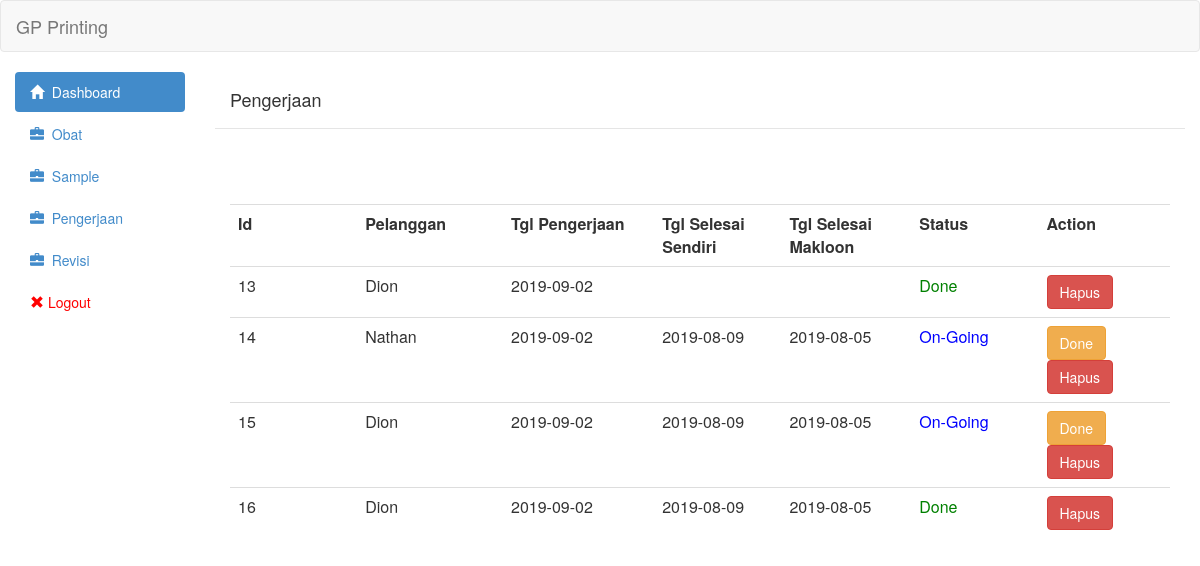
The page /view/pengerjaan.php (signed in) on the database as committed earlier.
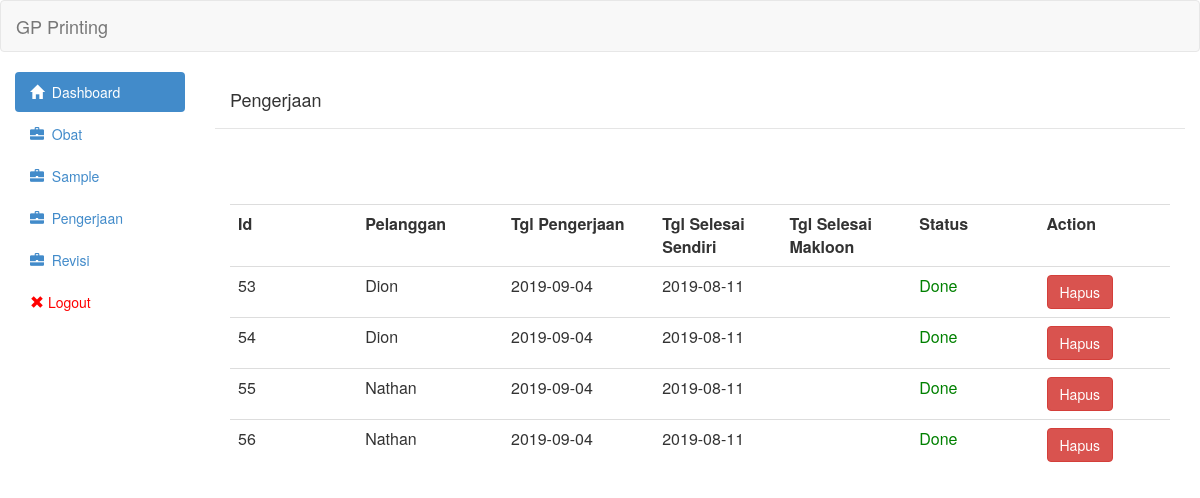
The same page on the database as committed later.
### tables this page shows
CREATE TABLE `pengerjaan` (
  `id` int(11) NOT NULL,
  `id_sample` int(11) NOT NULL,
  `tipe` int(11) NOT NULL,
  `tgl_mulai` date NOT NULL,
  `qty_sendiri` int(11) NOT NULL,
  `tgl_selesai_sendiri` date DEFAULT NULL,
  `qty_makloon` int(11) NOT NULL,
  `tgl_selesai_makloon` date DEFAULT NULL,
  `status` int(11) NOT NULL,
  `qty_awal` int(11) NOT NULL,
  `keterangan` text NOT NULL,
  `qty_akhir_makloon` int(11) NOT NULL,
  `qty_akhir_sendiri` int(11) NOT NULL
);

CREATE TABLE `pelanggan` (
  `id` int(11) NOT NULL,
  `nama` varchar(255) NOT NULL,
  `alamat` text NOT NULL,
  `no_telepon` varchar(255) NOT NULL
);

### controller/pengerjaan/pengerjaan_show.php (the view, shortened to what this page needs)
<?php
	include('../controller/config/linken.php');
	include('../controller/config/asset.php');
	$queryGetPengerjaan = "SELECT pengerjaan.id_sample,pengerjaan.id,pengerjaan.tipe,pengerjaan.tgl_mulai,pengerjaan.tgl_selesai_sendiri,pengerjaan.tgl_selesai_makloon,pelanggan.nama,pengerjaan.status FROM pengerjaan join sample on pengerjaan.id_sample = sample.id join pelanggan on sample.id_pelanggan = pelanggan.id ORDER BY pengerjaan.id ASC";
	$resultGetPengerjaan = mysqli_query($link,$queryGetPengerjaan) or die(mysqli_error($link));
	 echo "<table class='table table-hover'><tr>
                        <th class='col-md-1'>Id</th>
                        <th class='col-md-1'>Pelanggan</th>
                        <th class='col-md-1'>Tgl Pengerjaan</th>
						<th class='col-md-1'>Tgl Selesai Sendiri</th>
                        <th class='col-md-1'>Tgl Selesai Makloon</th>
                        <th class='col-md-1'>Status</th>
                        <th class='col-md-1'>Action</th>
						</tr>";
	while($row = mysqli_fetch_assoc($resultGetPengerjaan)){
    if($row['tgl_selesai_sendiri']=='0000-00-00'){
        $row['tgl_selesai_sendiri']=null;
    }
     if($row['tgl_selesai_makloon']=='0000-00-00'){
        $row['tgl_selesai_makloon']=null;
    }
	?>
                            <tr onclick='AjaxGetDetailPengerjaan(<?php echo $row["id_sample"];?>)'>
								<td><?php echo $row['id']?></td>
                                <td><?php echo $row['nama']?></td>
                                <td><?php echo $row['tgl_mulai']?></td>
                                <td><?php echo $row['tgl_selesai_sendiri']?></td>
                                <td><?php echo $row['tgl_selesai_makloon']?></td>
								<td><?php if($row['status']==0){
									echo "<span style='color:blue'>On-Going</span>";
									}else if($row['status']==1){
										echo "<span style='color:green'>Done</span>";
									}else if($row['status']==2){
										echo "<span style='color:red'>Revisi</span>";
									}
								;?></td><td>
                                <?php
                                if($row['status']==0){ ?>
                                <button onclick="ChangeStatusPengerjaan(<?php echo $row["id"];?>,<?php echo $row["tipe"];?>)" class="btn btn-warning">Done</button>
                                <?php }; ?>
                                <a class='btn btn-danger' href='controller/pengerjaan/pengerjaan_delete.php?id="<?php echo $row["id"];?>"'>Hapus</a></td>
                            </tr>
<?php
	}
	echo "</table>"
	?>

Rows that differ between the two databases and show on the page:
removed pengerjaan: id "13", pelanggan.nama "Dion", tgl_mulai "2019-09-02", status "Done"
removed pengerjaan: id "14", pelanggan.nama "Nathan", tgl_mulai "2019-09-02", tgl_selesai_sendiri "2019-08-09", tgl_selesai_makloon "2019-08-05", status "On-Going"
removed pengerjaan: id "15", pelanggan.nama "Dion", tgl_mulai "2019-09-02", tgl_selesai_sendiri "2019-08-09", tgl_selesai_makloon "2019-08-05", status "On-Going"
removed pengerjaan: id "16", pelanggan.nama "Dion", tgl_mulai "2019-09-02", tgl_selesai_sendiri "2019-08-09", tgl_selesai_makloon "2019-08-05", status "Done"
added pengerjaan: id "53", pelanggan.nama "Dion", tgl_mulai "2019-09-04", tgl_selesai_sendiri "2019-08-11", status "Done"
added pengerjaan: id "54", pelanggan.nama "Dion", tgl_mulai "2019-09-04", tgl_selesai_sendiri "2019-08-11", status "Done"
added pengerjaan: id "55", pelanggan.nama "Nathan", tgl_mulai "2019-09-04", tgl_selesai_sendiri "2019-08-11", status "Done"
added pengerjaan: id "56", pelanggan.nama "Nathan", tgl_mulai "2019-09-04", tgl_selesai_sendiri "2019-08-11", status "Done"
